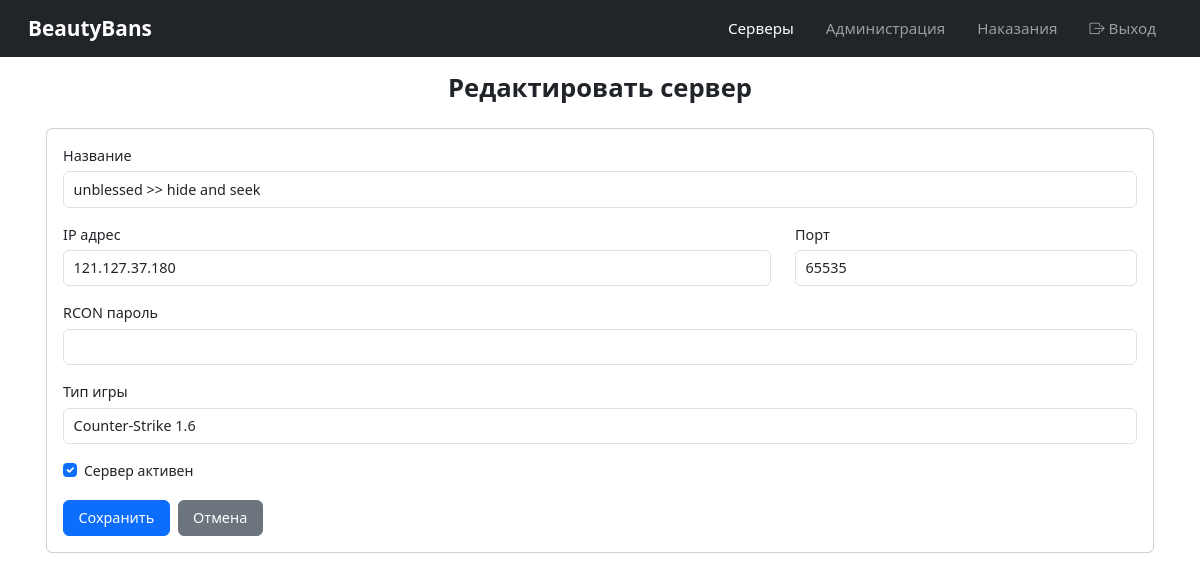
Screenshot of /servers/1/edit/ (signed in) with the database file from the repository.
### servers/models.py (models this page shows, shortened)
class Server(models.Model):
    GAME_CHOICES = [
        ('cs16', 'Counter-Strike 1.6'),
        ('cs2', 'Counter-Strike 2'),
    ]
    name = models.CharField(max_length=64)
    ip = models.GenericIPAddressField()
    port = models.IntegerField(default=27015)
    rcon_password = models.CharField(max_length=128, blank=True, default='')
    game_type = models.CharField(max_length=8, choices=GAME_CHOICES, default='cs16')
    token = models.UUIDField(default=uuid.uuid4, editable=False, unique=True)
    is_active = models.BooleanField(default=True)
    is_verified = models.BooleanField(default=False, help_text='Верифицирован через API плагина')
    created_at = models.DateTimeField(auto_now_add=True)
    class Meta:
        verbose_name = 'Server'
        verbose_name_plural = 'Servers'

### servers/views.py (the view)
# urls.py: path('<int:pk>/edit/', views.server_edit, name='edit'),
@login_required
def server_edit(request, pk):
    server = get_object_or_404(Server, pk=pk)
    if request.method == 'POST':
        form = ServerForm(request.POST, instance=server)
        if form.is_valid():
            form.save()
            return redirect('servers:list')
    else:
        form = ServerForm(instance=server)
    return render(request, 'servers/form.html', {'form': form, 'action': 'Редактировать'})

### servers/forms.py
class ServerForm(forms.ModelForm):
    class Meta:
        model = Server
        fields = ['name', 'ip', 'port', 'rcon_password', 'game_type', 'is_active']
        widgets = {
            'name': forms.TextInput(attrs={'class': 'form-control'}),
            'ip': forms.TextInput(attrs={'class': 'form-control'}),
            'port': forms.NumberInput(attrs={'class': 'form-control'}),
            'rcon_password': forms.PasswordInput(attrs={'class': 'form-control'}),
            'game_type': forms.Select(attrs={'class': 'form-control'}),
            'is_active': forms.CheckboxInput(attrs={'class': 'form-check-input'}),
        }

### servers/templates/servers/form.html (shortened to what this page needs)
{% extends 'base.html' %}
{% block content %}
<h1>{{ action }} сервер</h1>
<div class="card mt-4">
    <div class="card-body">
        <form method="post">
            <div class="mb-3">
                <label for="{{ form.name.id_for_label }}" class="form-label">Название</label>
                {{ form.name }}
            </div>
            <div class="row">
                <div class="col-md-8 mb-3">
                    <label for="{{ form.ip.id_for_label }}" class="form-label">IP адрес</label>
                    {{ form.ip }}
                </div>
                <div class="col-md-4 mb-3">
                    <label for="{{ form.port.id_for_label }}" class="form-label">Порт</label>
                    {{ form.port }}
                </div>
            </div>
            <div class="mb-3">
                <label for="{{ form.rcon_password.id_for_label }}" class="form-label">RCON пароль</label>
                {{ form.rcon_password }}
            </div>
            <div class="mb-3">
                <label for="{{ form.game_type.id_for_label }}" class="form-label">Тип игры</label>
                {{ form.game_type }}
            </div>
            <div class="mb-3 form-check">
                {{ form.is_active }}
                <label class="form-check-label" for="{{ form.is_active.id_for_label }}">
                    Сервер активен
                </label>
            </div>
            <div class="d-flex gap-2">
                <button type="submit" class="btn btn-primary">Сохранить</button>
                <a href="{% url 'servers:list' %}" class="btn btn-secondary">Отмена</a>
            </div>
        </form>
    </div>
</div>
{% endblock %}

### templates/base.html (style rules this page uses)
body { font-size: 14px; }
.btn { font-size: 0.9rem; padding: 0.4rem 0.9rem; }
.form-label { font-size: 0.9rem; font-weight: 500; margin-bottom: 0.3rem; }
.form-control, .form-select { font-size: 0.9rem; padding: 0.4rem 0.6rem; }
.card { border-radius: 0.4rem; max-width: 1200px; margin: 0 auto 1rem auto; }
.card-body { padding: 1rem; }
h1 { font-size: 1.6rem; font-weight: 600; text-align: center; }

### rows the page displays
Server: name "unblessed >> hide and seek", ip "121.127.37.180", port "65535", game_type "Counter-Strike 1.6", is_active "☑"

### other values shown
{{ action }} "Редактировать"
